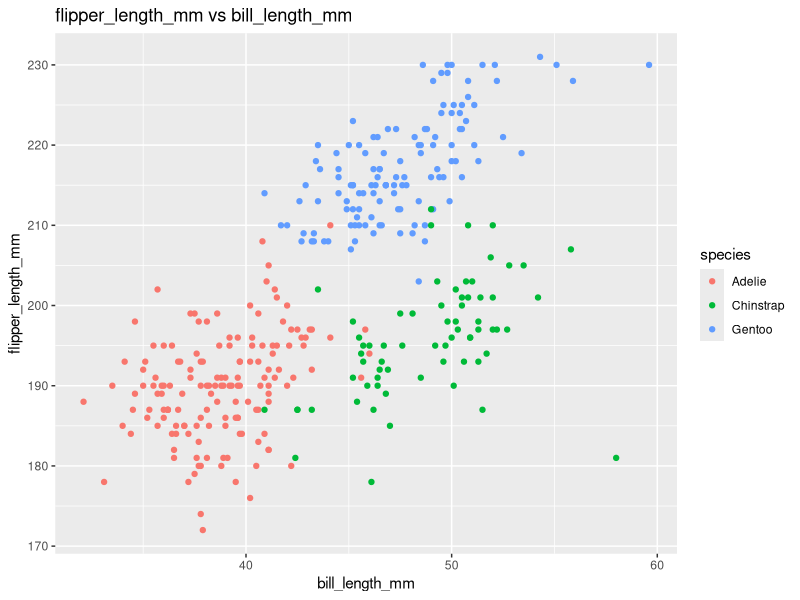

Write the R code that produced this figure.
## ---- chunk 1
library(ggplot2)
library(tidyverse)
## ---- chunk 2
# load in the penguins dataset
data("penguins", package = "palmerpenguins")
## ---- chunk 3
skimr::skim(penguins)
## ---- chunk 4
# ggplot() is used to load the penguins dataset with bill length on x-axis and flipper length on y-axis. The color is set to correspond species. geom_point() is used to generate scatter plot, and labs() is used to specify plot title.

bill_flipper_plot = ggplot(data = penguins, aes(x = bill_length_mm, y = flipper_length_mm, color = species)) +
  geom_point() +
  labs(title = "flipper_length_mm vs bill_length_mm")
## ---- chunk 5
# save the scatter plot above locally as a pdf
ggsave(filename = "hw1_plot.pdf", plot = bill_flipper_plot)
## ---- chunk 6
p2_df = 
  tibble(
    norm = rnorm(n = 10),
    logical = norm > 0,
    char = c("A", "B", "C", "D", "E", "F", "G", "H", "I", "J"),
    factor = factor(
      c("low", "high", "medium", "medium", "low", "high", "low", "high", "medium", "high"),
      levels = c("high", "medium", "low")
    )
  )

p2_df
## ---- chunk 7
mean(p2_df$norm)
mean(p2_df$logical)
mean(p2_df$char)
mean(p2_df$factor)
## ---- chunk 8
as.numeric(p2_df$logical)
as.numeric(p2_df$char)
as.numeric(p2_df$factor)
